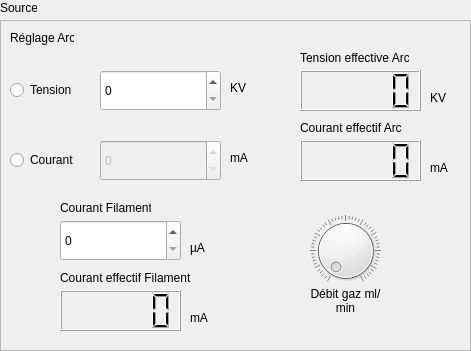
     <widget class="QWidget" name="Container_5" native="true">
      <property name="geometry">
       <rect>
        <x>20</x>
        <y>240</y>
        <width>471</width>
        <height>351</height>
       </rect>
      </property>
      <widget class="QFrame" name="frame_6">
       <property name="geometry">
        <rect>
         <x>0</x>
         <y>20</y>
         <width>471</width>
         <height>331</height>
        </rect>
       </property>
       <property name="frameShape">
        <enum>QFrame::Shape::StyledPanel</enum>
       </property>
       <property name="frameShadow">
        <enum>QFrame::Shadow::Raised</enum>
       </property>
       <widget class="QLabel" name="label_26">
        <property name="geometry">
         <rect>
          <x>10</x>
          <y>10</y>
          <width>64</width>
          <height>16</height>
         </rect>
        </property>
        <property name="text">
         <string>Réglage Arc</string>
        </property>
       </widget>
       <widget class="QRadioButton" name="radioButton_C1S1_2">
        <property name="geometry">
         <rect>
          <x>10</x>
          <y>60</y>
          <width>92</width>
          <height>20</height>
         </rect>
        </property>
        <property name="text">
         <string>Tension</string>
        </property>
       </widget>
       <widget class="QRadioButton" name="radioButton_C1S2_2">
        <property name="geometry">
         <rect>
          <x>10</x>
          <y>130</y>
          <width>92</width>
          <height>20</height>
         </rect>
        </property>
        <property name="text">
         <string>Courant</string>
        </property>
       </widget>
       <widget class="QWidget" name="afficheur_20" native="true">
        <property name="geometry">
         <rect>
          <x>100</x>
          <y>120</y>
          <width>149</width>
          <height>41</height>
         </rect>
        </property>
        <widget class="QLabel" name="label_66">
         <property name="geometry">
          <rect>
           <x>130</x>
           <y>10</y>
           <width>19</width>
           <height>16</height>
          </rect>
         </property>
         <property name="text">
          <string>mA</string>
         </property>
        </widget>
        <widget class="QSpinBox" name="spinBox_RayonCanneC2_3">
         <property name="enabled">
          <bool>false</bool>
         </property>
         <property name="geometry">
          <rect>
           <x>0</x>
           <y>0</y>
           <width>121</width>
           <height>41</height>
          </rect>
         </property>
         <property name="buttonSymbols">
          <enum>QAbstractSpinBox::ButtonSymbols::UpDownArrows</enum>
         </property>
        </widget>
       </widget>
       <widget class="QWidget" name="afficheur_21" native="true">
        <property name="geometry">
         <rect>
          <x>100</x>
          <y>50</y>
          <width>149</width>
          <height>41</height>
         </rect>
        </property>
        <widget class="QLabel" name="label_67">
         <property name="geometry">
          <rect>
           <x>130</x>
           <y>10</y>
           <width>19</width>
           <height>16</height>
          </rect>
         </property>
         <property name="text">
          <string>KV</string>
         </property>
        </widget>
        <widget class="QSpinBox" name="spinBox_RayonCanneC2_4">
         <property name="geometry">
          <rect>
           <x>0</x>
           <y>0</y>
           <width>121</width>
           <height>41</height>
          </rect>
         </property>
         <property name="buttonSymbols">
          <enum>QAbstractSpinBox::ButtonSymbols::UpDownArrows</enum>
         </property>
        </widget>
       </widget>
       <widget class="QWidget" name="afficheur_16" native="true">
        <property name="geometry">
         <rect>
          <x>300</x>
          <y>30</y>
          <width>161</width>
          <height>61</height>
         </rect>
        </property>
        <widget class="QLabel" name="label_40">
         <property name="geometry">
          <rect>
           <x>0</x>
           <y>0</y>
           <width>109</width>
           <height>16</height>
          </rect>
         </property>
         <property name="text">
          <string>Tension effective Arc</string>
         </property>
        </widget>
        <widget class="QLabel" name="label_41">
         <property name="geometry">
          <rect>
           <x>130</x>
           <y>40</y>
           <width>31</width>
           <height>16</height>
          </rect>
         </property>
         <property name="text">
          <string>KV</string>
         </property>
        </widget>
        <widget class="QLCDNumber" name="lcdNumber_15">
         <property name="geometry">
          <rect>
           <x>0</x>
           <y>20</y>
           <width>121</width>
           <height>41</height>
          </rect>
         </property>
         <property name="smallDecimalPoint">
          <bool>false</bool>
         </property>
        </widget>
       </widget>
       <widget class="QWidget" name="afficheur_17" native="true">
        <property name="geometry">
         <rect>
          <x>300</x>
          <y>100</y>
          <width>161</width>
          <height>61</height>
         </rect>
        </property>
        <widget class="QLabel" name="label_42">
         <property name="geometry">
          <rect>
           <x>0</x>
           <y>0</y>
           <width>103</width>
           <height>16</height>
          </rect>
         </property>
         <property name="text">
          <string>Courant effectif Arc</string>
         </property>
        </widget>
        <widget class="QLabel" name="label_60">
         <property name="geometry">
          <rect>
           <x>130</x>
           <y>40</y>
           <width>31</width>
           <height>16</height>
          </rect>
         </property>
         <property name="text">
          <string>mA</string>
         </property>
        </widget>
        <widget class="QLCDNumber" name="lcdNumber_16">
         <property name="geometry">
          <rect>
           <x>0</x>
           <y>20</y>
           <width>121</width>
           <height>41</height>
          </rect>
         </property>
         <property name="smallDecimalPoint">
          <bool>false</bool>
         </property>
        </widget>
       </widget>
       <widget class="QDial" name="dial_DebitGaz">
        <property name="geometry">
         <rect>
          <x>310</x>
          <y>190</y>
          <width>71</width>
          <height>81</height>
         </rect>
        </property>
        <property name="maximum">
         <number>100</number>
        </property>
        <property name="tracking">
         <bool>true</bool>
        </property>
        <property name="orientation">
         <enum>Qt::Orientation::Horizontal</enum>
        </property>
        <property name="invertedAppearance">
         <bool>false</bool>
        </property>
        <property name="invertedControls">
         <bool>false</bool>
        </property>
        <property name="wrapping">
         <bool>false</bool>
        </property>
        <property name="notchTarget">
         <double>2.000000000000000</double>
        </property>
        <property name="notchesVisible">
         <bool>true</bool>
        </property>
       </widget>
       <widget class="QLabel" name="label_27">
        <property name="geometry">
         <rect>
          <x>310</x>
          <y>260</y>
          <width>71</width>
          <height>41</height>
         </rect>
        </property>
        <property name="layoutDirection">
         <enum>Qt::LayoutDirection::LeftToRight</enum>
        </property>
        <property name="autoFillBackground">
         <bool>false</bool>
        </property>
        <property name="text">
         <string>Débit gaz ml/min</string>
        </property>
        <property name="scaledContents">
         <bool>false</bool>
        </property>
        <property name="alignment">
         <set>Qt::AlignmentFlag::AlignCenter</set>
        </property>
        <property name="wordWrap">
         <bool>true</bool>
        </property>
       </widget>
       <widget class="QWidget" name="afficheur_18" native="true">
        <property name="geometry">
         <rect>
          <x>60</x>
          <y>250</y>
          <width>161</width>
          <height>61</height>
         </rect>
        </property>
        <widget class="QLabel" name="label_61">
         <property name="geometry">
          <rect>
           <x>0</x>
           <y>0</y>
           <width>131</width>
           <height>16</height>
          </rect>
         </property>
         <property name="text">
          <string>Courant effectif Filament</string>
         </property>
        </widget>
        <widget class="QLabel" name="label_62">
         <property name="geometry">
          <rect>
           <x>130</x>
           <y>40</y>
           <width>31</width>
           <height>16</height>
          </rect>
         </property>
         <property name="text">
          <string>mA</string>
         </property>
        </widget>
        <widget class="QLCDNumber" name="lcdNumber_CourantEffFilament">
         <property name="geometry">
          <rect>
           <x>0</x>
           <y>20</y>
           <width>121</width>
           <height>41</height>
          </rect>
         </property>
         <property name="smallDecimalPoint">
          <bool>false</bool>
         </property>
        </widget>
       </widget>
       <widget class="QWidget" name="numInput_8" native="true">
        <property name="geometry">
         <rect>
          <x>60</x>
          <y>180</y>
          <width>145</width>
          <height>61</height>
         </rect>
        </property>
        <widget class="QLabel" name="label_68">
         <property name="geometry">
          <rect>
           <x>0</x>
           <y>0</y>
           <width>91</width>
           <height>16</height>
          </rect>
         </property>
         <property name="text">
          <string>Courant Filament</string>
         </property>
        </widget>
        <widget class="QSpinBox" name="spinBox_CourantFilament">
         <property name="geometry">
          <rect>
           <x>0</x>
           <y>20</y>
           <width>121</width>
           <height>41</height>
          </rect>
         </property>
         <property name="buttonSymbols">
          <enum>QAbstractSpinBox::ButtonSymbols::UpDownArrows</enum>
         </property>
        </widget>
        <widget class="QLabel" name="label_69">
         <property name="geometry">
          <rect>
           <x>130</x>
           <y>40</y>
           <width>15</width>
           <height>16</height>
          </rect>
         </property>
         <property name="text">
          <string>µA</string>
         </property>
        </widget>
       </widget>
      </widget>
      <widget class="QLabel" name="label_64">
       <property name="geometry">
        <rect>
         <x>0</x>
         <y>0</y>
         <width>37</width>
         <height>16</height>
        </rect>
       </property>
       <property name="text">
        <string>Source</string>
       </property>
      </widget>
     </widget>
